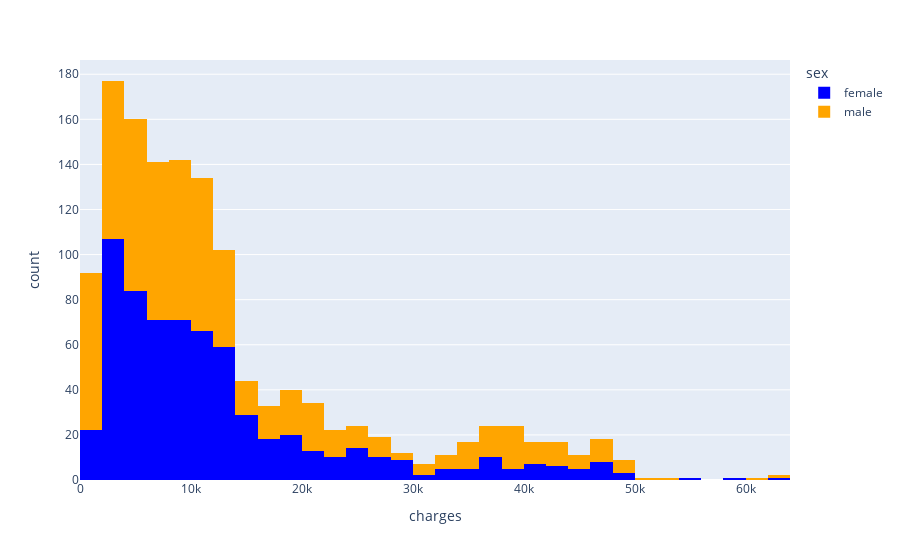

Notebook code for this chart:
### Markdown cell above
#### See for exemple the correlation between sex and charge

### Code cell
df = data.copy()
fig = px.histogram(df, 
                   x='charges', 
                   color='sex',
                   color_discrete_sequence=['blue', 'orange']
)
fig.show()

### Figure 1 — Plotly figure (JSON) as saved in the notebook; plotly's stock layout.template omitted (floating-point values rounded to 4 significant figures; data arrays with more than 128 entries replaced by an {"elided": "..."} marker saying what was removed)
{"data": [{"alignmentgroup": "True", "bingroup": "x", "hovertemplate": "sex=female<br>charges=%{x}<br>count=%{y}<extra></extra>", "legendgroup": "female", "marker": {"color": "blue", "pattern": {"shape": ""}}, "name": "female", "offsetgroup": "female", "orientation": "v", "showlegend": true, "type": "histogram", "x": {"elided": "662 float values"}, "xaxis": "x", "yaxis": "y"}, {"alignmentgroup": "True", "bingroup": "x", "hovertemplate": "sex=male<br>charges=%{x}<br>count=%{y}<extra></extra>", "legendgroup": "male", "marker": {"color": "orange", "pattern": {"shape": ""}}, "name": "male", "offsetgroup": "male", "orientation": "v", "showlegend": true, "type": "histogram", "x": {"elided": "676 float values"}, "xaxis": "x", "yaxis": "y"}], "layout": {"barmode": "relative", "legend": {"title": {"text": "sex"}, "tracegroupgap": 0}, "margin": {"t": 60}, "xaxis": {"anchor": "y", "domain": [0, 1], "title": {"text": "charges"}}, "yaxis": {"anchor": "x", "domain": [0, 1], "title": {"text": "count"}}}}
